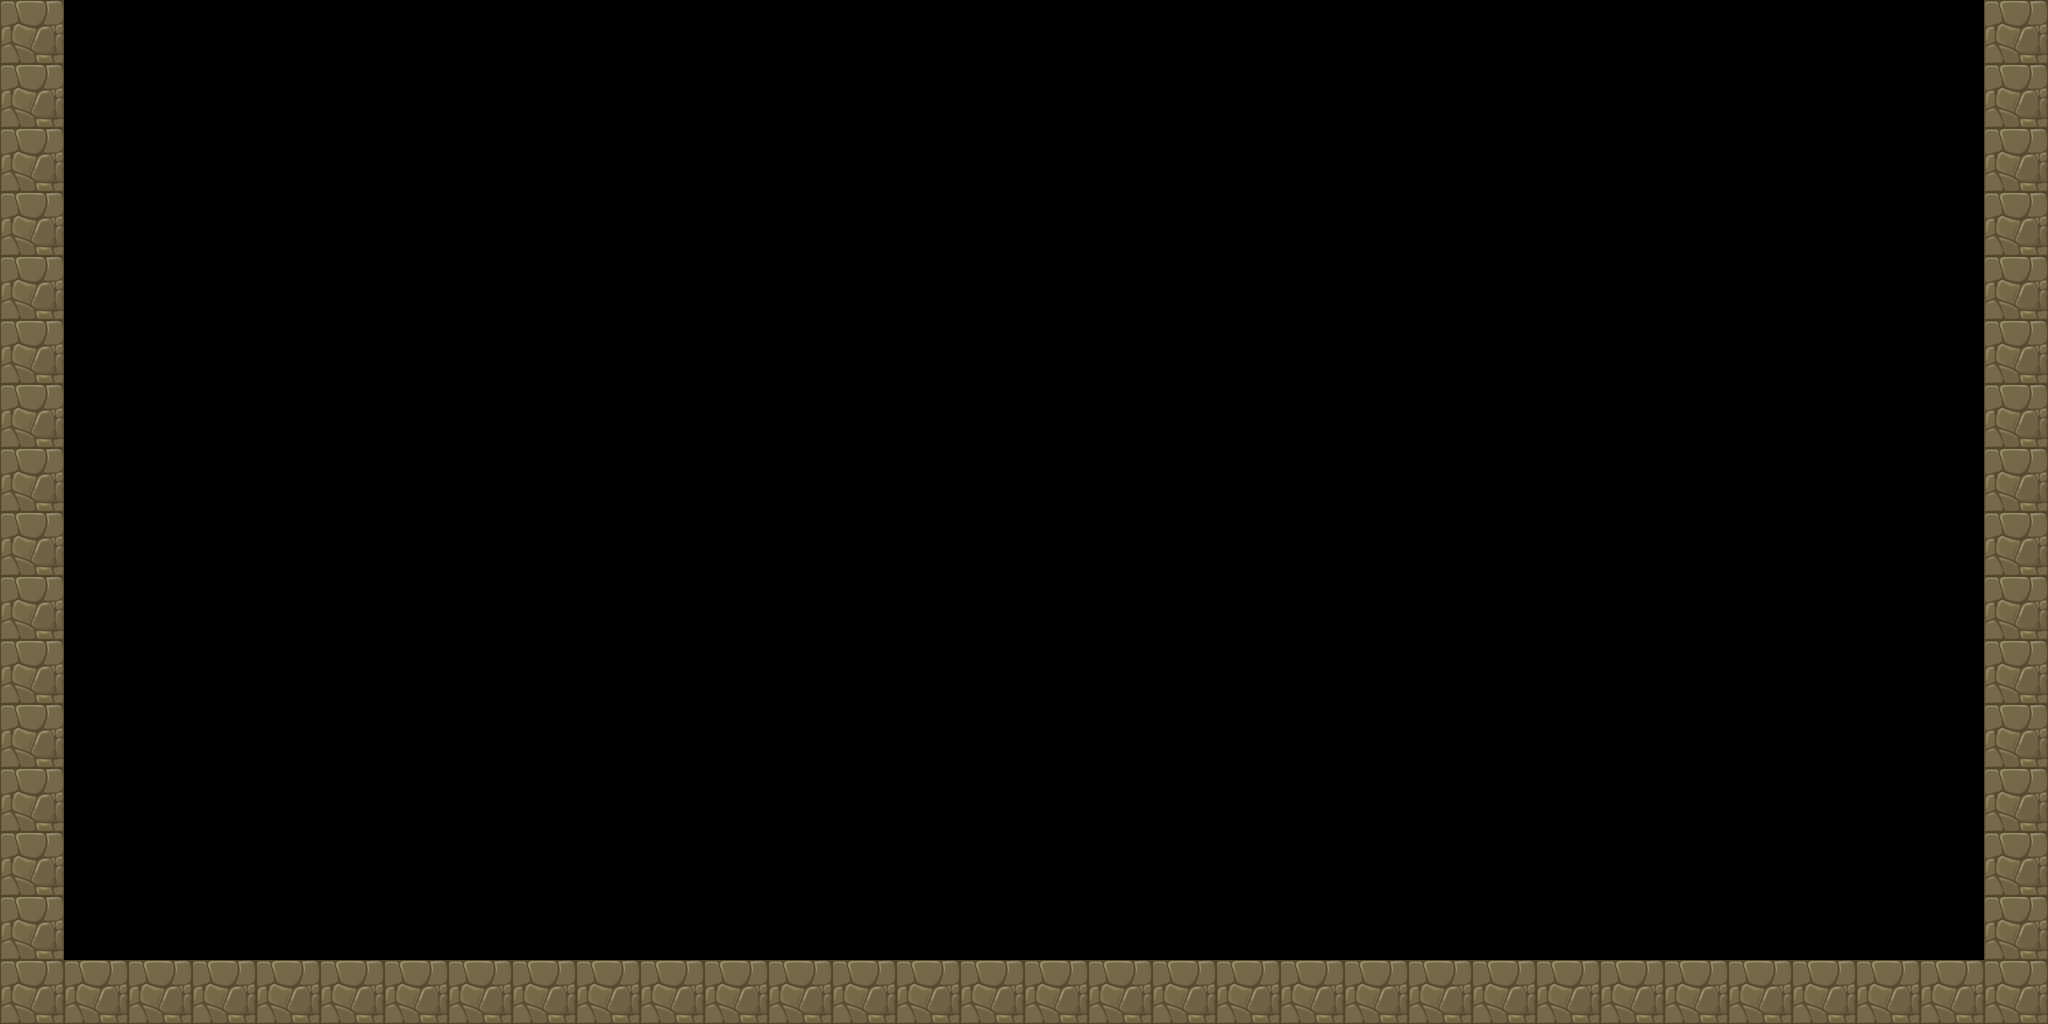

The image is a tile-based game level rendered from a .tmx file. Its description and source (layers, tilesets, objects; grid data summarised) follow:
An orthogonal 128x64 tile map with 16x16 px tiles, 1 tile layer (Tilelaag 1) and 3 objects.

<map version="1.0" orientation="orthogonal" renderorder="right-down" width="128" height="64" tilewidth="16" tileheight="16" nextobjectid="5">
 <tileset firstgid="1" name="64x_64x_tileset_2.2" tilewidth="64" tileheight="64" tilecount="20" columns="5">
  <image source="64x_64x_tileset_2.2.png" width="320" height="256" />
 </tileset>
 <layer name="Tilelaag 1" width="128" height="64">
  <data>[8192 cells, 62 non-empty, 1 distinct tile ids]</data>
 </layer>
 <objectgroup name="Ground">
  <object id="1" x="4" y="962" width="2043" height="65" />
  <object id="3" x="-21" y="0" width="83" height="960" />
  <object id="4" x="1987" y="-6" width="73" height="966" />
 </objectgroup>
</map>
